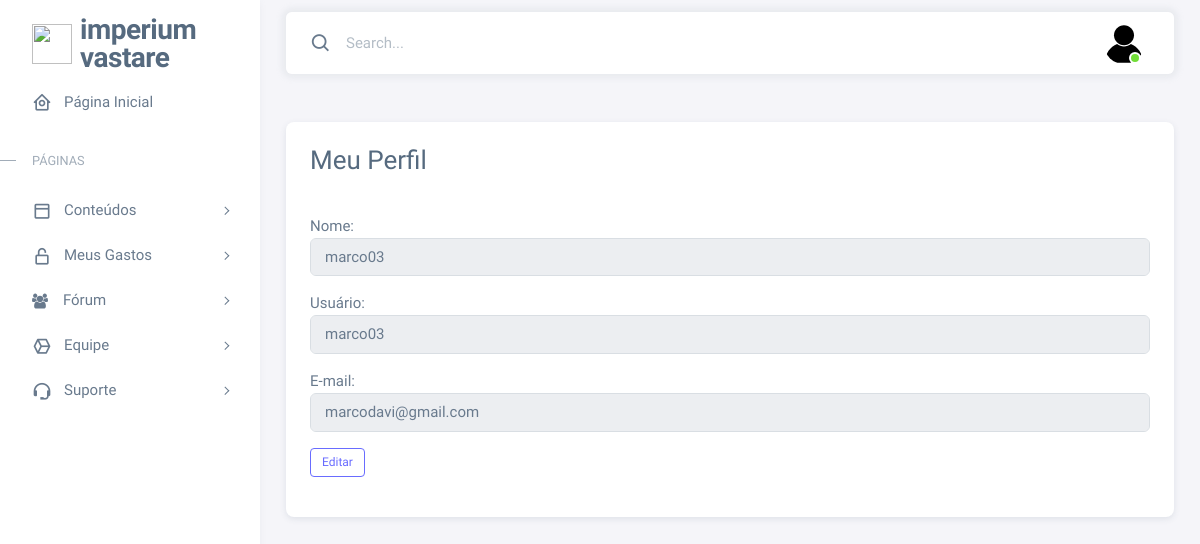
Before: /meuperfil.php (signed in) with the older database file.
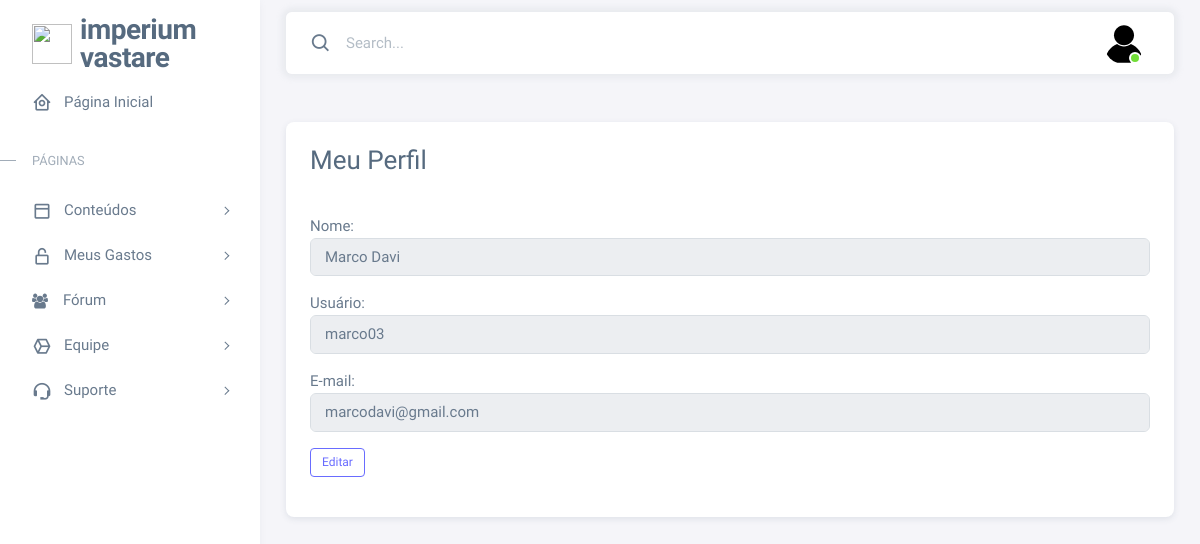
After: the same page with the newer database file.
### tables this page shows
CREATE TABLE `user` (
  `id` int(11) NOT NULL,
  `user` varchar(255) NOT NULL,
  `senha` varchar(255) NOT NULL,
  `nome` varchar(255) NOT NULL,
  `email` varchar(255) NOT NULL
);

### meuperfil.php (the view, shortened to what the changed rows need)
<?php
include_once('config/conexao.php');
$id = $_SESSION['id'];
$sql = "SELECT * FROM `user` WHERE id = $id";
$query = mysqli_query($conn, $sql);
$row = mysqli_fetch_assoc($query);
?>
<!DOCTYPE html>
<html lang="en" class="light-style layout-menu-fixed" id="minhaDiv" dir="ltr" data-theme="theme-default" data-assets-path="../assets/" data-template="vertical-menu-template-free">
<head>
    <link href='https://unpkg.com/boxicons@2.1.4/css/boxicons.min.css' rel='stylesheet'>
    <link rel="stylesheet" href="css/core.css" class="template-customizer-core-css" />
    <link rel="stylesheet" href="css/theme-default.css" class="template-customizer-theme-css" />
    <link rel="stylesheet" href="css/demo.css" />
    <link rel="stylesheet" href="https://cdnjs.cloudflare.com/ajax/libs/animate.css/4.1.1/animate.min.css" />
</head>
<body>
    <div class="layout-wrapper layout-content-navbar">
        <div class="layout-container">
            <div class="layout-page">
                <div class="container mt-5">
                    <div class="row">
                        <div class="col-md-12">
                            <div class="card">
                                <div class="card-body">
                                    <form method="POST" action="config/editarUser.php" id="editarPerfil">
                                        <div class="form-group mb-3">
                                            <label for="nome">Nome:</label>
                                            <input type="text" name="nome" class="form-control" id="removerBotao" value="<?php echo $row['nome'] ?>" readonly>
                                        </div>
                                        <div class="form-group mb-3">
                                            <label for="usuario">Usuário:</label>
                                            <input type="text" name="user" class="form-control adicionar editar" id="usuario" value="<?php echo $row['user']?>" readonly>
                                        </div>
                                        <div class="form-group mb-3">
                                            <label for="email">E-mail:</label>
                                            <input type="email" name="email" class="form-control adicionar editar" id="email" value="<?php echo $row['email'] ?>" readonly>
                                        </div>
                                    </form>
                                </div>
                            </div>
                        </div>
                    </div>
                </div>
</body>
</html>

Changed rows visible on the page:
changed user "marco03": nome "marco03" → "Marco Davi"
